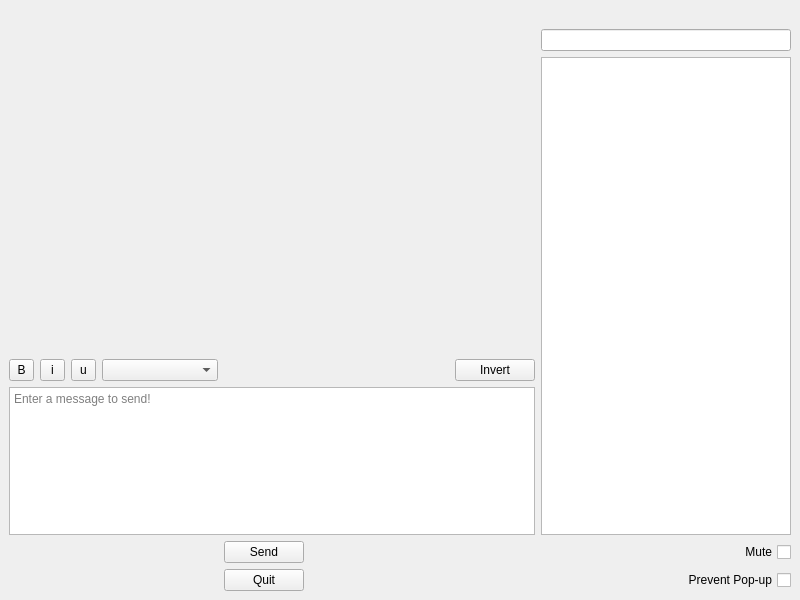
<?xml version="1.0" encoding="UTF-8"?>
<ui version="4.0">
 <class>PXMWindow</class>
 <widget class="QMainWindow" name="PXMWindow">
  <property name="geometry">
   <rect>
    <x>0</x>
    <y>0</y>
    <width>800</width>
    <height>600</height>
   </rect>
  </property>
  <property name="minimumSize">
   <size>
    <width>800</width>
    <height>600</height>
   </size>
  </property>
  <property name="windowTitle">
   <string>PXMessenger</string>
  </property>
  <property name="windowIcon">
   <iconset>
    <normaloff>:/resources/resources/PXM_Icon.ico</normaloff>:/resources/resources/PXM_Icon.ico</iconset>
  </property>
  <widget class="QWidget" name="centralwidget">
   <layout class="QGridLayout" name="gridLayout_2">
    <item row="2" column="13">
     <widget class="QLineEdit" name="lineEdit">
      <property name="sizePolicy">
       <sizepolicy hsizetype="Preferred" vsizetype="Maximum">
        <horstretch>0</horstretch>
        <verstretch>0</verstretch>
       </sizepolicy>
      </property>
      <property name="maximumSize">
       <size>
        <width>300</width>
        <height>16777215</height>
       </size>
      </property>
      <property name="toolTip">
       <string>&lt;html&gt;&lt;head/&gt;&lt;body&gt;&lt;p&gt;Your Username&lt;/p&gt;&lt;/body&gt;&lt;/html&gt;</string>
      </property>
      <property name="readOnly">
       <bool>true</bool>
      </property>
     </widget>
    </item>
    <item row="4" column="0">
     <widget class="QToolButton" name="toolButton">
      <property name="sizePolicy">
       <sizepolicy hsizetype="Maximum" vsizetype="Minimum">
        <horstretch>0</horstretch>
        <verstretch>0</verstretch>
       </sizepolicy>
      </property>
      <property name="maximumSize">
       <size>
        <width>25</width>
        <height>16777215</height>
       </size>
      </property>
      <property name="text">
       <string>B</string>
      </property>
      <property name="checkable">
       <bool>true</bool>
      </property>
     </widget>
    </item>
    <item row="8" column="6">
     <widget class="QPushButton" name="quitButton">
      <property name="sizePolicy">
       <sizepolicy hsizetype="MinimumExpanding" vsizetype="Fixed">
        <horstretch>0</horstretch>
        <verstretch>0</verstretch>
       </sizepolicy>
      </property>
      <property name="text">
       <string>Quit</string>
      </property>
     </widget>
    </item>
    <item row="4" column="2">
     <widget class="QToolButton" name="toolButton_5">
      <property name="sizePolicy">
       <sizepolicy hsizetype="Maximum" vsizetype="Minimum">
        <horstretch>0</horstretch>
        <verstretch>0</verstretch>
       </sizepolicy>
      </property>
      <property name="maximumSize">
       <size>
        <width>25</width>
        <height>16777215</height>
       </size>
      </property>
      <property name="text">
       <string>u</string>
      </property>
      <property name="checkable">
       <bool>true</bool>
      </property>
      <property name="checked">
       <bool>false</bool>
      </property>
     </widget>
    </item>
    <item row="4" column="1">
     <widget class="QToolButton" name="toolButton_4">
      <property name="sizePolicy">
       <sizepolicy hsizetype="Maximum" vsizetype="Minimum">
        <horstretch>0</horstretch>
        <verstretch>0</verstretch>
       </sizepolicy>
      </property>
      <property name="maximumSize">
       <size>
        <width>25</width>
        <height>16777215</height>
       </size>
      </property>
      <property name="text">
       <string>i</string>
      </property>
      <property name="checkable">
       <bool>true</bool>
      </property>
     </widget>
    </item>
    <item row="6" column="6">
     <widget class="QPushButton" name="sendButton">
      <property name="sizePolicy">
       <sizepolicy hsizetype="MinimumExpanding" vsizetype="Fixed">
        <horstretch>0</horstretch>
        <verstretch>0</verstretch>
       </sizepolicy>
      </property>
      <property name="text">
       <string>Send</string>
      </property>
     </widget>
    </item>
    <item row="8" column="11" colspan="2">
     <spacer name="horizontalSpacer_8">
      <property name="orientation">
       <enum>Qt::Horizontal</enum>
      </property>
      <property name="sizeType">
       <enum>QSizePolicy::Maximum</enum>
      </property>
      <property name="sizeHint" stdset="0">
       <size>
        <width>60</width>
        <height>20</height>
       </size>
      </property>
     </spacer>
    </item>
    <item row="8" column="1">
     <spacer name="horizontalSpacer_2">
      <property name="orientation">
       <enum>Qt::Horizontal</enum>
      </property>
      <property name="sizeType">
       <enum>QSizePolicy::Maximum</enum>
      </property>
      <property name="sizeHint" stdset="0">
       <size>
        <width>25</width>
        <height>20</height>
       </size>
      </property>
     </spacer>
    </item>
    <item row="8" column="2">
     <spacer name="horizontalSpacer_9">
      <property name="orientation">
       <enum>Qt::Horizontal</enum>
      </property>
      <property name="sizeType">
       <enum>QSizePolicy::Maximum</enum>
      </property>
      <property name="sizeHint" stdset="0">
       <size>
        <width>25</width>
        <height>20</height>
       </size>
      </property>
     </spacer>
    </item>
    <item row="8" column="3" colspan="2">
     <spacer name="horizontalSpacer_6">
      <property name="orientation">
       <enum>Qt::Horizontal</enum>
      </property>
      <property name="sizeType">
       <enum>QSizePolicy::Maximum</enum>
      </property>
      <property name="sizeHint" stdset="0">
       <size>
        <width>60</width>
        <height>20</height>
       </size>
      </property>
     </spacer>
    </item>
    <item row="8" column="0">
     <spacer name="horizontalSpacer">
      <property name="orientation">
       <enum>Qt::Horizontal</enum>
      </property>
      <property name="sizeType">
       <enum>QSizePolicy::Maximum</enum>
      </property>
      <property name="sizeHint" stdset="0">
       <size>
        <width>25</width>
        <height>20</height>
       </size>
      </property>
     </spacer>
    </item>
    <item row="1" column="0" colspan="14" alignment="Qt::AlignHCenter|Qt::AlignVCenter">
     <widget class="QLabel" name="imageLabel">
      <property name="sizePolicy">
       <sizepolicy hsizetype="Preferred" vsizetype="Fixed">
        <horstretch>0</horstretch>
        <verstretch>0</verstretch>
       </sizepolicy>
      </property>
      <property name="maximumSize">
       <size>
        <width>16777215</width>
        <height>200</height>
       </size>
      </property>
      <property name="text">
       <string>&lt;html&gt;&lt;head/&gt;&lt;body&gt;&lt;p&gt;&lt;img src=&quot;:/resources/PXMessenger_TightCrop_100px.png&quot;/&gt;&lt;/p&gt;&lt;/body&gt;&lt;/html&gt;</string>
      </property>
     </widget>
    </item>
    <item row="3" column="13" rowspan="3">
     <widget class="QListWidget" name="listWidget">
      <property name="sizePolicy">
       <sizepolicy hsizetype="MinimumExpanding" vsizetype="Expanding">
        <horstretch>0</horstretch>
        <verstretch>1</verstretch>
       </sizepolicy>
      </property>
      <property name="minimumSize">
       <size>
        <width>200</width>
        <height>0</height>
       </size>
      </property>
      <property name="maximumSize">
       <size>
        <width>250</width>
        <height>16777215</height>
       </size>
      </property>
      <property name="layoutDirection">
       <enum>Qt::LeftToRight</enum>
      </property>
     </widget>
    </item>
    <item row="6" column="13">
     <widget class="QCheckBox" name="muteCheckBox">
      <property name="layoutDirection">
       <enum>Qt::RightToLeft</enum>
      </property>
      <property name="text">
       <string>Mute</string>
      </property>
     </widget>
    </item>
    <item row="8" column="13">
     <widget class="QCheckBox" name="focusCheckBox">
      <property name="layoutDirection">
       <enum>Qt::RightToLeft</enum>
      </property>
      <property name="text">
       <string>Prevent Pop-up</string>
      </property>
     </widget>
    </item>
    <item row="2" column="0" rowspan="2" colspan="13">
     <widget class="PXMMessageViewer::StackedWidget" name="stackedWidget">
      <property name="sizePolicy">
       <sizepolicy hsizetype="Expanding" vsizetype="MinimumExpanding">
        <horstretch>0</horstretch>
        <verstretch>2</verstretch>
       </sizepolicy>
      </property>
      <property name="minimumSize">
       <size>
        <width>300</width>
        <height>250</height>
       </size>
      </property>
     </widget>
    </item>
    <item row="5" column="0" colspan="13">
     <widget class="PXMTextEdit" name="textEdit">
      <property name="sizePolicy">
       <sizepolicy hsizetype="Expanding" vsizetype="Expanding">
        <horstretch>0</horstretch>
        <verstretch>0</verstretch>
       </sizepolicy>
      </property>
      <property name="html">
       <string>&lt;!DOCTYPE HTML PUBLIC &quot;-//W3C//DTD HTML 4.0//EN&quot; &quot;http://www.w3.org/TR/REC-html40/strict.dtd&quot;&gt;
&lt;html&gt;&lt;head&gt;&lt;meta name=&quot;qrichtext&quot; content=&quot;1&quot; /&gt;&lt;style type=&quot;text/css&quot;&gt;
p, li { white-space: pre-wrap; }
&lt;/style&gt;&lt;/head&gt;&lt;body style=&quot; font-family:'Hack'; font-size:10pt; font-weight:400; font-style:normal;&quot;&gt;
&lt;p style=&quot;-qt-paragraph-type:empty; margin-top:0px; margin-bottom:0px; margin-left:0px; margin-right:0px; -qt-block-indent:0; text-indent:0px; font-family:'MS Shell Dlg 2'; font-size:8.25pt;&quot;&gt;&lt;br /&gt;&lt;/p&gt;&lt;/body&gt;&lt;/html&gt;</string>
      </property>
      <property name="textInteractionFlags">
       <set>Qt::LinksAccessibleByKeyboard|Qt::LinksAccessibleByMouse|Qt::TextBrowserInteraction|Qt::TextEditable|Qt::TextEditorInteraction|Qt::TextSelectableByKeyboard|Qt::TextSelectableByMouse</set>
      </property>
      <property name="placeholderText">
       <string>Enter a message to send!</string>
      </property>
     </widget>
    </item>
    <item row="4" column="11" colspan="2">
     <widget class="QPushButton" name="pushButton">
      <property name="sizePolicy">
       <sizepolicy hsizetype="MinimumExpanding" vsizetype="Fixed">
        <horstretch>0</horstretch>
        <verstretch>0</verstretch>
       </sizepolicy>
      </property>
      <property name="text">
       <string>Invert</string>
      </property>
     </widget>
    </item>
    <item row="4" column="3" colspan="3">
     <widget class="QComboBox" name="comboBox">
      <property name="sizePolicy">
       <sizepolicy hsizetype="Ignored" vsizetype="Fixed">
        <horstretch>0</horstretch>
        <verstretch>0</verstretch>
       </sizepolicy>
      </property>
     </widget>
    </item>
    <item row="8" column="9">
     <spacer name="horizontalSpacer_3">
      <property name="orientation">
       <enum>Qt::Horizontal</enum>
      </property>
      <property name="sizeType">
       <enum>QSizePolicy::Maximum</enum>
      </property>
      <property name="sizeHint" stdset="0">
       <size>
        <width>25</width>
        <height>20</height>
       </size>
      </property>
     </spacer>
    </item>
    <item row="8" column="10">
     <spacer name="horizontalSpacer_12">
      <property name="orientation">
       <enum>Qt::Horizontal</enum>
      </property>
      <property name="sizeType">
       <enum>QSizePolicy::Expanding</enum>
      </property>
      <property name="sizeHint" stdset="0">
       <size>
        <width>40</width>
        <height>20</height>
       </size>
      </property>
     </spacer>
    </item>
    <item row="8" column="8">
     <spacer name="horizontalSpacer_4">
      <property name="orientation">
       <enum>Qt::Horizontal</enum>
      </property>
      <property name="sizeType">
       <enum>QSizePolicy::Maximum</enum>
      </property>
      <property name="sizeHint" stdset="0">
       <size>
        <width>25</width>
        <height>20</height>
       </size>
      </property>
     </spacer>
    </item>
    <item row="8" column="7">
     <spacer name="horizontalSpacer_10">
      <property name="orientation">
       <enum>Qt::Horizontal</enum>
      </property>
      <property name="sizeType">
       <enum>QSizePolicy::Maximum</enum>
      </property>
      <property name="sizeHint" stdset="0">
       <size>
        <width>25</width>
        <height>20</height>
       </size>
      </property>
     </spacer>
    </item>
    <item row="8" column="5">
     <spacer name="horizontalSpacer_11">
      <property name="orientation">
       <enum>Qt::Horizontal</enum>
      </property>
      <property name="sizeType">
       <enum>QSizePolicy::Expanding</enum>
      </property>
      <property name="sizeHint" stdset="0">
       <size>
        <width>50</width>
        <height>20</height>
       </size>
      </property>
     </spacer>
    </item>
   </layout>
  </widget>
  <widget class="QMenuBar" name="menubar">
   <property name="geometry">
    <rect>
     <x>0</x>
     <y>0</y>
     <width>800</width>
     <height>29</height>
    </rect>
   </property>
  </widget>
 </widget>
 <customwidgets>
  <customwidget>
   <class>PXMMessageViewer::StackedWidget</class>
   <extends>QStackedWidget</extends>
   <header>stackwidget.h</header>
   <container>1</container>
  </customwidget>
  <customwidget>
   <class>PXMTextEdit</class>
   <extends>QTextEdit</extends>
   <header>mainwindow.h</header>
  </customwidget>
 </customwidgets>
 <resources/>
 <connections/>
</ui>
